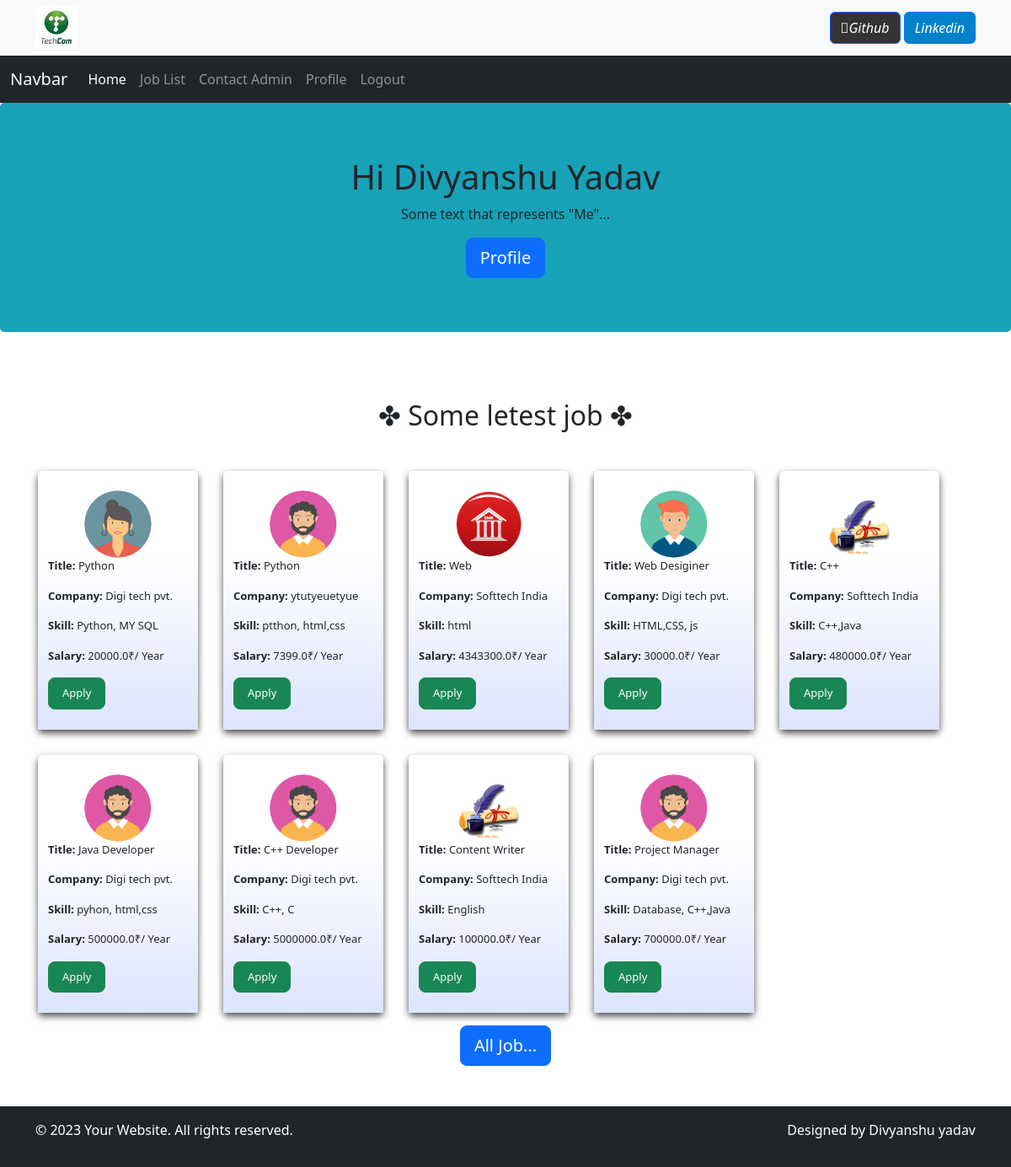
The page /user_home (signed in) on the database its author committed.
### user/models.py (models this page shows, shortened)
class Job(models.Model):
    recruiter=models.ForeignKey(Recruiter,on_delete=models.CASCADE)
    s_date= models.DateField()
    e_date= models.DateField()
    job_title= models.CharField(max_length=100,)
    salary= models.FloatField(max_length=50)
    img= models.FileField()
    discription = models.CharField(max_length=500)
    location = models.CharField(max_length=100)
    education = models.CharField(max_length=100)
    skill = models.CharField(max_length=200)
    experince= models.CharField(max_length=10)
    date = models.DateTimeField(auto_now_add=True,null=True)

class Recruiter(models.Model):
    user=models.ForeignKey(User,on_delete=models.CASCADE)
    mobile= models.CharField(max_length=15,null=True)
    image= models.FileField(null=True)
    gender= models.CharField(max_length=10, null=True)
    company=models.CharField(max_length=50,null=True)
    type = models.CharField(max_length=15)
    status= models.CharField(max_length=20)

### user/views.py (the view)
# urls.py: path('user_home', userhome, name="user_home"),
@login_required(login_url='user_login')
def userhome(request):
    job = Job.objects.all().order_by('s_date')[:10]
    user=request.user
    student=StudentUser.objects.get(user=user)
    d=Apply.objects.filter(student=student)
    li=[]
    for i in d:
        li.append(i.job.id)
    data={'job':job,'li':li}
    return render(request,"user_home.html",data)

### user/templates/user_home.html
{% load static %}
{% block body %}
{% include 'user_header.html' %}
<div class="jumbotron " >
    <div class="container text-center ">
      <h1>Hi {{request.user.first_name}} {{request.user.last_name}} </h1>
      <p>Some text that represents "Me"...</p>
      <a href="{% url 'user_profile' %}" class="btn btn-primary btn-lg">Profile</a>
    </div>
  </div>
<br>
<br>
<div class="container text-center  ">
  <h2> &#10020 Some letest job &#10020</h2><br>
  <div class="row">
    {% for t in job %}
    <div class="col-sm-2 " style="box-shadow: 0 4px 8px 0 rgba(0,0,0,0.7); transition: 0.3s; border-radius: 5px;height: auto; margin:15px">
      <h5 style="padding-top:15px"></h5>
      <img src="{{t.img.url}}" alt="company logo"class="rounded-circle img-fluid" style="width: 80px; height:80px;">
        <div class="row" text-left>
            <div class="col-sm-12 text-left " style="background-image: linear-gradient(white, #DDE4FF);">
                <p style="font-size: small;"><b> Title:</b> {{t.job_title}} </p>
                <p style="font-size: small;"><b> Company:</b> {{t.recruiter.company}}</p>
                <p style="font-size: small;"><b> Skill:</b> {{t.skill}}   </p>
                <p style="font-size: small;"><b> Salary:</b> {{t.salary}}&#x20B9/ Year  </p>
                {%  if t.id in li %}
                <p><h5 class="btn btn-warning btn-lg" style="font-size: small; font-weight: bold;">Applied</h5>
                  <a href="{% url 'applied_job_detail' t.id %}" class="btn btn-success btn-lg" style="font-size: X-small; font-weight: bold; margin-bottom:9px" > Job info </a>
                </p>
                {% else %}
                <a href="{% url 'job_detail' t.id %}" class="btn btn-success btn-lg" style="font-size: small;">Apply</a>
                <br><br>
                {% endif %}
            </div>
        </div>
      </div>
      {% endfor %}
      <div class="container">
      <a href="{% url 'user_joblist' %}" class="btn btn-primary btn-lg">All Job...</a><br><br><br>
      </div>
    </div>
</div>
{% include 'footer.html' %}
{% endblock  %}

### user/templates/user_header.html (shortened to what this page needs)
<!DOCTYPE html>
<html lang="en">
<head>
<link rel="stylesheet" href="https://stackpath.bootstrapcdn.com/bootstrap/4.5.0/css/bootstrap.min.css">
<link rel="stylesheet" href="https://maxcdn.bootstrapcdn.com/font-awesome/4.7.0/css/font-awesome.min.css">
<link rel="stylesheet" href="https://stackpath.bootstrapcdn.com/bootstrap/4.5.0/css/bootstrap.min.css">
<link rel="stylesheet" href="https://maxcdn.bootstrapcdn.com/font-awesome/4.7.0/css/font-awesome.min.css">
    <link href="https://cdn.jsdelivr.net/npm/bootstrap/dist/css/bootstrap.min.css" rel="stylesheet">
</head>
<body>
<header>
    <nav class="navbar navbar-expand-lg navbar-light bg-light">
            <div class="container">
                <a ><img src="static/img/logo1.jpg" alt="Logo" width="50" height="50" class="d-inline-block align-top"></a>
              <div class="ml-auto">
                   <a class="btn btn-primary" style="background-color: #333333;" href="https://github.com/er-divyanshu1" role="button">
                    <i class="fab fa-github">Github</i></a>
                    <a class="btn btn-primary" style="background-color: #0082ca;" href="https://in.linkedin.com/in/er-divyanshu1" role="button">
                    <i class="fab fa-linkedin-in">Linkedin</i></a>
              </div>
            </div>
    </nav>
</header>
<nav class="navbar navbar-expand-lg navbar-dark bg-dark">
  <div class="container-fluid">
    <a class="navbar-brand" href="#">Navbar</a>
    <div class="collapse navbar-collapse" id="navbarSupportedContent">
      <ul class="navbar-nav me-auto mb-2 mb-lg-0">
       <li class="nav-item">
          <a class="nav-link active" aria-current="page" href="{% url 'user_home' %}">Home</a>
        </li>
        <li class="nav-item">
          <a class="nav-link" href="{% url 'user_joblist' %}">Job List</a>
        </li>
        <li class="nav-item">
          <a class="nav-link" href="{% url 'contact_ususer' %}">Contact Admin </a>
        </li>
        <li class="nav-item">
          <a class="nav-link" href="{% url 'user_profile' %}">Profile</a>
        </li>
        <li class="nav-item">
          <a class="nav-link" href="logout">Logout</a>
        </li>
      </ul>
  </div>
</nav>

### user/templates/footer.html
{% load static %}
<footer class="bg-dark text-white mt-6" width="100%">
 <div class="container py-3">
    <div class="row">
      <div class="col-md-6">
        <p>&copy; 2023 Your Website. All rights reserved.</p>
      </div>
      <div class="col-md-6 text-md-end">
        <p>Designed by Divyanshu yadav</p>
      </div>
    </div>
  </div>
</footer>
</body>
</html>

### user/templates/user_header.html (style rules this page uses)
.jumbotron { background:#17a2b8 }

### rows shown on the page
Job: img (picture), job_title "Python", recruiter.company "Digi tech pvt.", skill "Python, MY SQL", salary "20000.0", shows "Apply"
Job: img (picture), job_title "Python", recruiter.company "ytutyeuetyue", skill "ptthon, html,css", salary "7399.0", shows "Apply"
Job: img (picture), job_title "Web", recruiter.company "Softtech India", skill "html", salary "4343300.0", shows "Apply"
Job: img (picture), job_title "Web Desiginer", recruiter.company "Digi tech pvt.", skill "HTML,CSS, js", salary "30000.0", shows "Apply"
Job: img (picture), job_title "C++", recruiter.company "Softtech India", skill "C++,Java", salary "480000.0", shows "Apply"
Job: img (picture), job_title "Java Developer", recruiter.company "Digi tech pvt.", skill "pyhon, html,css", salary "500000.0", shows "Apply"
Job: img (picture), job_title "C++ Developer", recruiter.company "Digi tech pvt.", skill "C++, C", salary "5000000.0", shows "Apply"
Job: img (picture), job_title "Content Writer", recruiter.company "Softtech India", skill "English", salary "100000.0", shows "Apply"
Job: img (picture), job_title "Project Manager", recruiter.company "Digi tech pvt.", skill "Database, C++,Java", salary "700000.0", shows "Apply"

### other values the page prints
{{ request.user.first_name }} "Divyanshu"
{{ request.user.last_name }} "Yadav"
